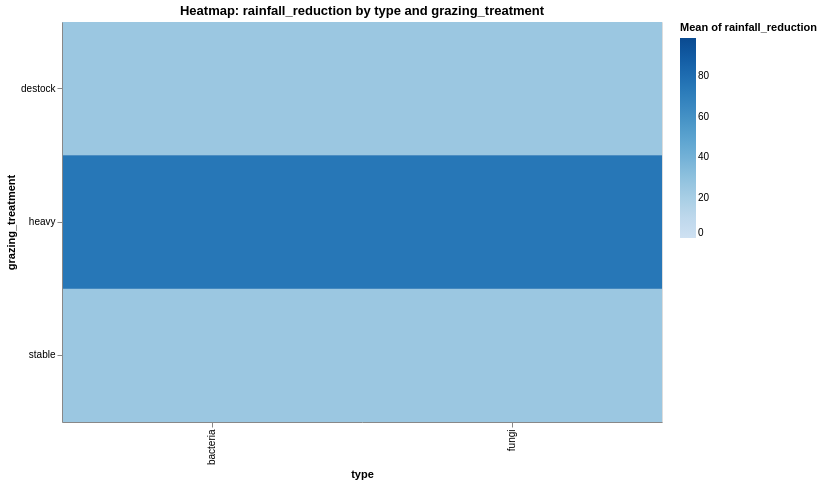

This figure's Vega-Lite source:
### Vega-Lite specification from a JSON file in a GitHub repository (floating-point values rounded to 4 significant figures; data arrays with more than 128 entries replaced by an {"elided": "..."} marker saying what was removed)
{"$schema": "https://vega.github.io/schema/vega-lite/v5.json", "title": "Heatmap: rainfall_reduction by type and grazing_treatment", "width": 600, "height": 400, "data": {"values": {"elided": "1006 records"}}, "mark": "rect", "encoding": {"x": {"field": "type", "type": "nominal", "scale": {}}, "y": {"field": "grazing_treatment", "type": "nominal", "scale": {}}, "color": {"aggregate": "mean", "field": "rainfall_reduction", "type": "quantitative", "scale": {"scheme": "blues"}}, "tooltip": [{"field": "type", "type": "nominal"}, {"field": "grazing_treatment", "type": "nominal"}, {"field": "rainfall_reduction", "type": "quantitative"}]}, "transform": [], "params": []}
